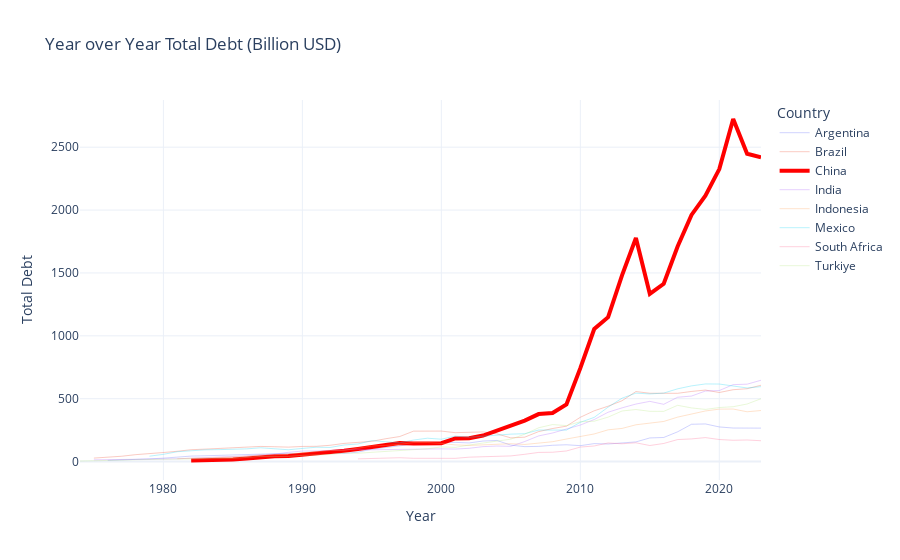

Notebook code cell kept with this figure:
### Markdown cell above
The total debt trends of several countries. The most prominent is China, which experienced a very large and rapid increase in debt, especially after 2005, far exceeding other countries.

### Code cell
fig = px.line(
    df_final,
    x='Year',
    y='Total_Debt_Billion_USD',
    color='Country',
    title='Year over Year Total Debt (Billion USD)',
    labels={
        "Total_Debt_Billion_USD": "Total Debt",
    },
    template='plotly_white'
)

# Highlight China: Iterasi melalui setiap jejak dan modifikasi propertinya
for trace in fig.data:
    if trace.name == 'China':
        # Jadikan garis China lebih tebal dan berwarna merah
        trace.line.width = 4
        trace.line.color = 'red'
    else:
        # Jadikan garis negara lain lebih tipis dan sedikit transparan
        trace.opacity = 0.3
        trace.line.width = 1

# Tampilkan plotnya
fig.show()

### Figure 1 — Plotly figure (JSON) as saved in the notebook; plotly's stock layout.template omitted (floating-point values rounded to 4 significant figures)
{"data": [{"hovertemplate": "Country=Argentina<br>Year=%{x}<br>Total Debt=%{y}<extra></extra>", "legendgroup": "Argentina", "line": {"color": "#636efa", "dash": "solid", "width": 1}, "marker": {"symbol": "circle"}, "mode": "lines", "name": "Argentina", "opacity": 0.3, "orientation": "v", "showlegend": true, "type": "scatter", "x": [1976, 1977, 1978, 1979, 1980, 1981, 1982, 1983, 1984, 1985, 1986, 1987, 1988, 1989, 1990, 1991, 1992, 1993, 1994, 1995, 1996, 1997, 1998, 1999, 2000, 2001, 2002, 2003, 2004, 2005, 2006, 2007, 2008, 2009, 2010, 2011, 2012, 2013, 2014, 2015, 2016, 2017, 2018, 2019, 2020, 2021, 2022, 2023], "xaxis": "x", "y": [9.502, 11.68, 13.51, 21.18, 27.32, 35.81, 43.79, 46.11, 49.06, 51.16, 52.69, 58.72, 59.02, 65.54, 62.48, 65.67, 68.61, 64.68, 75.09, 98.77, 111.1, 128.3, 141.5, 151.9, 150.1, 152.6, 148.3, 163.4, 168.0, 130.8, 118.9, 120.8, 129.8, 133.7, 126.6, 142.9, 139.9, 150.2, 156.4, 188.0, 191.7, 236.7, 296.7, 299.4, 275.5, 266.8, 266.9, 266.2], "yaxis": "y"}, {"hovertemplate": "Country=Brazil<br>Year=%{x}<br>Total Debt=%{y}<extra></extra>", "legendgroup": "Brazil", "line": {"color": "#EF553B", "dash": "solid", "width": 1}, "marker": {"symbol": "circle"}, "mode": "lines", "name": "Brazil", "opacity": 0.3, "orientation": "v", "showlegend": true, "type": "scatter", "x": [1975, 1976, 1977, 1978, 1979, 1980, 1981, 1982, 1983, 1984, 1985, 1986, 1987, 1988, 1989, 1990, 1991, 1992, 1993, 1994, 1995, 1996, 1997, 1998, 1999, 2000, 2001, 2002, 2003, 2004, 2005, 2006, 2007, 2008, 2009, 2010, 2011, 2012, 2013, 2014, 2015, 2016, 2017, 2018, 2019, 2020, 2021, 2022, 2023], "xaxis": "x", "y": [27.78, 33.8, 42.5, 55.03, 61.8, 71.98, 81.91, 94.43, 99.02, 104.4, 104.2, 109.6, 120.5, 118.0, 114.9, 120.3, 121.3, 129.5, 144.6, 152.9, 161.0, 181.8, 199.0, 242.0, 245.1, 242.5, 230.0, 231.9, 235.9, 220.7, 188.4, 194.3, 238.4, 263.0, 281.7, 352.4, 404.0, 440.5, 483.7, 556.9, 543.4, 543.3, 543.0, 557.8, 568.7, 549.3, 571.5, 579.5, 607.1], "yaxis": "y"}, {"hovertemplate": "Country=China<br>Year=%{x}<br>Total Debt=%{y}<extra></extra>", "legendgroup": "China", "line": {"color": "red", "dash": "solid", "width": 4}, "marker": {"symbol": "circle"}, "mode": "lines", "name": "China", "orientation": "v", "showlegend": true, "type": "scatter", "x": [1982, 1983, 1984, 1985, 1986, 1987, 1988, 1989, 1990, 1991, 1992, 1993, 1994, 1995, 1996, 1997, 1998, 1999, 2000, 2001, 2002, 2003, 2004, 2005, 2006, 2007, 2008, 2009, 2010, 2011, 2012, 2013, 2014, 2015, 2016, 2017, 2018, 2019, 2020, 2021, 2022, 2023], "xaxis": "x", "y": [8.36, 9.612, 12.09, 16.7, 23.72, 35.34, 42.44, 44.93, 55.3, 60.26, 72.54, 86.09, 100.7, 118.3, 129.0, 146.9, 144.2, 148.8, 145.9, 184.3, 185.5, 207.2, 247.4, 285.9, 326.4, 377.7, 386.4, 454.5, 742.7, 1054.0, 1148.0, 1480.0, 1778.0, 1334.0, 1414.0, 1711.0, 1962.0, 2114.0, 2326.0, 2724.0, 2448.0, 2420.0], "yaxis": "y"}, {"hovertemplate": "Country=India<br>Year=%{x}<br>Total Debt=%{y}<extra></extra>", "legendgroup": "India", "line": {"color": "#ab63fa", "dash": "solid", "width": 1}, "marker": {"symbol": "circle"}, "mode": "lines", "name": "India", "opacity": 0.3, "orientation": "v", "showlegend": true, "type": "scatter", "x": [1975, 1976, 1977, 1978, 1979, 1980, 1981, 1982, 1983, 1984, 1985, 1986, 1987, 1988, 1989, 1990, 1991, 1992, 1993, 1994, 1995, 1996, 1997, 1998, 1999, 2000, 2001, 2002, 2003, 2004, 2005, 2006, 2007, 2008, 2009, 2010, 2011, 2012, 2013, 2014, 2015, 2016, 2017, 2018, 2019, 2020, 2021, 2022, 2023], "xaxis": "x", "y": [13.87, 14.59, 15.41, 16.52, 18.19, 20.72, 22.48, 26.94, 30.65, 32.76, 38.93, 44.91, 53.42, 59.29, 73.72, 83.47, 84.85, 87.78, 91.33, 97.9, 93.81, 93.97, 94.06, 98.33, 99.78, 101.1, 99.5, 105.7, 118.9, 123.6, 121.2, 159.5, 204.1, 227.1, 256.3, 290.4, 334.4, 392.6, 427.2, 457.5, 478.8, 455.5, 511.6, 521.2, 561.0, 565.0, 612.0, 615.5, 646.8], "yaxis": "y"}, {"hovertemplate": "Country=Indonesia<br>Year=%{x}<br>Total Debt=%{y}<extra></extra>", "legendgroup": "Indonesia", "line": {"color": "#FFA15A", "dash": "solid", "width": 1}, "marker": {"symbol": "circle"}, "mode": "lines", "name": "Indonesia", "opacity": 0.3, "orientation": "v", "showlegend": true, "type": "scatter", "x": [1981, 1982, 1983, 1984, 1985, 1986, 1987, 1988, 1989, 1990, 1991, 1992, 1993, 1994, 1995, 1996, 1997, 1998, 1999, 2000, 2001, 2002, 2003, 2004, 2005, 2006, 2007, 2008, 2009, 2010, 2011, 2012, 2013, 2014, 2015, 2016, 2017, 2018, 2019, 2020, 2021, 2022, 2023], "xaxis": "x", "y": [22.76, 25.13, 30.23, 32.03, 36.71, 42.91, 52.53, 54.05, 59.38, 69.85, 79.53, 87.99, 89.16, 107.8, 124.4, 129.0, 136.3, 151.5, 151.8, 144.0, 132.7, 128.4, 134.4, 138.0, 142.1, 136.0, 147.8, 157.9, 179.4, 198.3, 219.6, 252.6, 263.6, 292.6, 307.8, 319.1, 353.7, 379.9, 402.4, 417.1, 417.9, 396.0, 406.1], "yaxis": "y"}, {"hovertemplate": "Country=Mexico<br>Year=%{x}<br>Total Debt=%{y}<extra></extra>", "legendgroup": "Mexico", "line": {"color": "#19d3f3", "dash": "solid", "width": 1}, "marker": {"symbol": "circle"}, "mode": "lines", "name": "Mexico", "opacity": 0.3, "orientation": "v", "showlegend": true, "type": "scatter", "x": [1979, 1980, 1981, 1982, 1983, 1984, 1985, 1986, 1987, 1988, 1989, 1990, 1991, 1992, 1993, 1994, 1995, 1996, 1997, 1998, 1999, 2000, 2001, 2002, 2003, 2004, 2005, 2006, 2007, 2008, 2009, 2010, 2011, 2012, 2013, 2014, 2015, 2016, 2017, 2018, 2019, 2020, 2021, 2022, 2023], "xaxis": "x", "y": [42.97, 57.57, 78.41, 86.27, 93.16, 95.02, 97.06, 101.1, 109.7, 99.4, 94.02, 104.6, 114.2, 112.5, 131.9, 139.9, 166.7, 157.6, 148.8, 171.1, 185.9, 178.1, 202.6, 193.5, 199.3, 210.0, 218.2, 221.8, 250.7, 248.2, 250.5, 312.3, 351.7, 433.0, 504.1, 544.2, 538.0, 544.8, 578.6, 602.0, 617.4, 616.7, 601.5, 585.5, 595.9], "yaxis": "y"}, {"hovertemplate": "Country=South Africa<br>Year=%{x}<br>Total Debt=%{y}<extra></extra>", "legendgroup": "South Africa", "line": {"color": "#FF6692", "dash": "solid", "width": 1}, "marker": {"symbol": "circle"}, "mode": "lines", "name": "South Africa", "opacity": 0.3, "orientation": "v", "showlegend": true, "type": "scatter", "x": [1994, 1995, 1996, 1997, 1998, 1999, 2000, 2001, 2002, 2003, 2004, 2005, 2006, 2007, 2008, 2009, 2010, 2011, 2012, 2013, 2014, 2015, 2016, 2017, 2018, 2019, 2020, 2021, 2022, 2023], "xaxis": "x", "y": [21.67, 25.36, 26.05, 30.63, 26.01, 25.72, 26.67, 25.68, 35.1, 40.11, 44.01, 45.09, 57.94, 72.81, 74.27, 84.38, 115.3, 124.1, 148.0, 141.6, 149.3, 127.7, 144.0, 175.0, 180.2, 190.7, 175.4, 169.4, 171.7, 165.8], "yaxis": "y"}, {"hovertemplate": "Country=Turkiye<br>Year=%{x}<br>Total Debt=%{y}<extra></extra>", "legendgroup": "Turkiye", "line": {"color": "#B6E880", "dash": "solid", "width": 1}, "marker": {"symbol": "circle"}, "mode": "lines", "name": "Turkiye", "opacity": 0.3, "orientation": "v", "showlegend": true, "type": "scatter", "x": [1974, 1975, 1976, 1977, 1978, 1979, 1980, 1981, 1982, 1983, 1984, 1985, 1986, 1987, 1988, 1989, 1990, 1991, 1992, 1993, 1994, 1995, 1996, 1997, 1998, 1999, 2000, 2001, 2002, 2003, 2004, 2005, 2006, 2007, 2008, 2009, 2010, 2011, 2012, 2013, 2014, 2015, 2016, 2017, 2018, 2019, 2020, 2021, 2022, 2023], "xaxis": "x", "y": [4.633, 5.059, 6.001, 11.45, 14.85, 15.93, 19.13, 19.24, 19.72, 20.32, 21.61, 26.01, 32.93, 40.94, 40.99, 41.58, 49.42, 50.87, 56.55, 68.6, 66.25, 73.78, 80.62, 84.72, 96.95, 101.8, 116.8, 112.9, 131.8, 148.4, 165.5, 178.3, 217.5, 268.7, 294.4, 286.0, 316.7, 321.0, 353.4, 402.2, 413.9, 399.7, 399.3, 447.4, 426.8, 414.9, 429.8, 436.4, 457.9, 499.8], "yaxis": "y"}], "layout": {"legend": {"title": {"text": "Country"}, "tracegroupgap": 0}, "title": {"text": "Year over Year Total Debt (Billion USD)"}, "xaxis": {"anchor": "y", "domain": [0, 1], "title": {"text": "Year"}}, "yaxis": {"anchor": "x", "domain": [0, 1], "title": {"text": "Total Debt"}}}}
